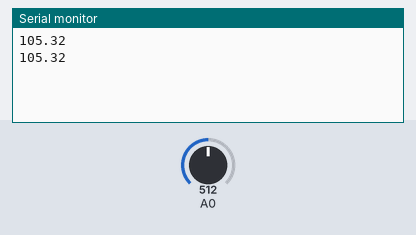
Bench run of a sketch on a simulated Arduino Uno, built with avr-gcc and run on an emulated ATmega328P. On the bench: the last lines printed to the serial monitor. The inputs (shaded band) are chosen by the test bench; at power-on: A0 = 512.

Above: at 2.8 s.
2.9 s: A0 set to 716
At 3.8 s:
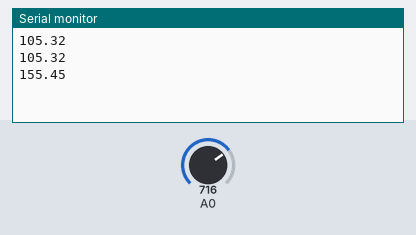
4.4 s: A0 set to 900
At 5.8 s:
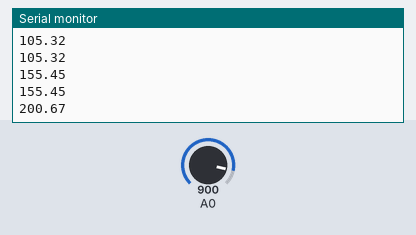
Timing chart, 0 to 7.4 s (numbered marks = the images above; inputs shaded):
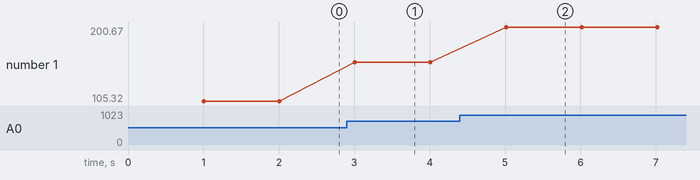

The sketch:

testWaterTemp.ino
```cpp
#include <Wire.h>


#include <SoftwareSerial.h>
#include <DS3231.h>


#define rx 2
#define tx 3
#define TEMP_PROBE_READ_PIN 0

SoftwareSerial myserial(rx, tx);

char ph_data[20];
float ph = 0;

byte received_from_sensor=0;       //we need to know how many characters have been received.

void setup() {
  Serial.begin(38400);
}


void loop()
{
   float tempr;
  // put your main code here, to run repeatedly:
  delay(1000);
//  ph = readPh();
  tempr = read_temp();
//  // Serial.println(ph);      // convert float to char to send
//  Serial.println(ph_data);
  Serial.println(tempr, 2);
}


float read_temp(void)
{   //the read temperature function
  float v_out;             //voltage output from temp sensor
  float temp;              //the final temperature is stored here
  String temperature;

  digitalWrite(TEMP_PROBE_READ_PIN, LOW);   //set pull-up on analog pin
  delay(2);                //wait 2 ms for temp to stabilize
  v_out = analogRead(TEMP_PROBE_READ_PIN);   //read the input pin
  v_out*= 0.0048;            //convert ADC points to volts (we are using .0048 because this device is running at 5 volts)
  v_out*=1000;             //convert volts to millivolts
  temp= 0.0512 * v_out -20.5128; //the equation from millivolts to temperature

//  Serial.print("Voltage read =");
//  Serial.println(v_out);


//  Serial.println(temp);  //print the temperature data
//  temperature = String(int(temp),DEC);
//  Serial.print(temperature);
//  Serial.write(186);
//  Serial.println("C");

  return temp;             //send back the temp
}
```

Measured:
- after the input at 2.9 s, the serial monitor: prints a new line after 0.11 s (image 1)
- after the input at 4.4 s, the serial monitor: prints a new line after 0.61 s (image 2)
- plotted number 1: 105.32 → 155.45 after the input at 2.9 s, 155.45 → 200.67 after the input at 4.4 s
